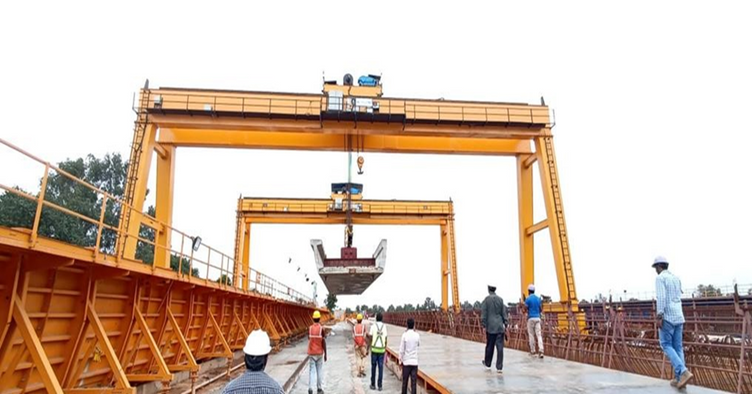
#> input picture assets/company/pdf1-img-117.png, 752 x 394 px; its folder holds 5 pictures in this run
$ python make_assets.py
#> lines starting #> are read from the running program, lines starting #| are printed output that depends on the picture
#!/usr/bin/env python3
"""
SVMH asset pipeline.

Turns the real plant photography in ../assets/company into the build assets the
DNA grammar needs:
  * S2 cut-outs  -> transparent PNG, background flood-filled away
  * media / hero -> 4:3 (and 3:2) JPEGs, centre-weighted crop, LANCZOS

No generated imagery. Every output traces to one source frame.
"""
import os
from PIL import Image
import numpy as np
from scipy import ndimage

# Paths are derived from this file's location, so the script runs from anywhere
# and survives the project being moved or cloned.
HERE = os.path.dirname(os.path.abspath(__file__))
PROJECT = os.path.dirname(HERE)                 # svmh-v2/
SRC = os.path.normpath(os.path.join(PROJECT, "..", "assets", "company"))
OUT = os.path.join(PROJECT, "03_BUILD", "assets", "img")

# Assets are filed by the role they play in the DNA grammar, matching the
# subfolders 04_TEST/static/test_assets.py enforces. A destination is written
# "category/name.ext"; the category folder is created on demand.
CATEGORIES = ("cutouts", "bands", "cards", "people")
for _cat in CATEGORIES:
    os.makedirs(os.path.join(OUT, _cat), exist_ok=True)
#> in photo, im is the input picture: PIL image 752x394 RGB; mean R, G, B 209.7, 190.1, 176.7


def dest(rel):
    """Resolve 'cards/foo.jpg' under OUT, refusing an uncategorised name."""
    cat = rel.split("/")[0] if "/" in rel else None
    if cat not in CATEGORIES:
        raise ValueError(
            f"'{rel}' needs a category prefix, one of {CATEGORIES}. "
            "Flat writes into assets/img are rejected on purpose."
        )
    return os.path.join(OUT, rel)


def crop_to(im, ratio, anchor=0.5):
    """Centre-weighted crop to `ratio` (w/h). anchor = vertical focus 0..1."""
#> called with ratio = 1.5, anchor = 0.45
    w, h = im.size
#> w = 752; h = 394
    target = ratio
    cur = w / h
#> cur = 1.91
    if cur > target:                      # too wide -> trim sides
        nw = int(round(h * target))
#> nw = 591
        x = (w - nw) // 2
#> x = 80
        box = (x, 0, x + nw, h)
#> box = (80, 0, 671, 394)
    else:                                 # too tall -> trim top/bottom
        nh = int(round(w / target))
        y = int(round((h - nh) * anchor))
        y = max(0, min(y, h - nh))
        box = (0, y, w, y + nh)
    return im.crop(box)
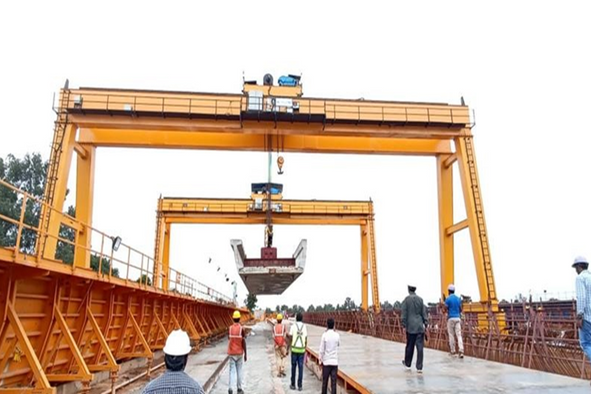
#> returned value: PIL image 591x394 RGB; mean R, G, B 211.6, 191.4, 177


def photo(src, dst, size, ratio, anchor=0.5, quality=86):
    im = Image.open(os.path.join(SRC, src)).convert("RGB")
    im = crop_to(im, ratio, anchor)
    im = im.resize(size, Image.LANCZOS)
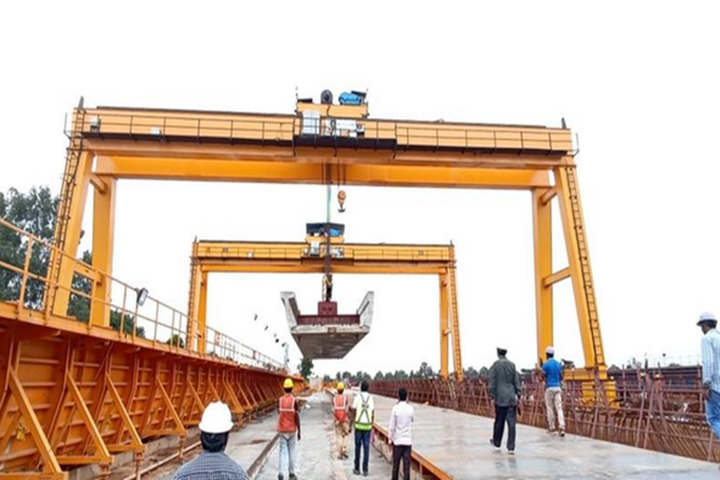
#> im: PIL image 1440x960 RGB (shown at 1/2 size); mean R, G, B 211.6, 191.4, 177
    p = dest(dst)
    im.save(p, "JPEG", quality=quality, optimize=True, progressive=True)
    print("photo  %-42s %s  <- %s" % (dst, im.size, src))
#| photo  bands/hero-goliath-lifting-load.jpg        (1440, 960)  <- pdf1-img-117.png


# [55 lines left out: function keyout, not called in this run]


# ---------------------------------------------------------------- cut-outs (S2)
# OWNED BY make_cutouts.py. The border-connected flood fill below could not
# isolate an outdoor subject (it kept the dirt apron, grass and a background
# crawler crane), so cut-outs moved to chroma masking in make_cutouts.py.
# Left here disabled so this script never clobbers the tuned PNGs.
#   keyout("pdf1-img-118.png", "cutouts/cutout-goliath-gantry.png", "light", 62)
#   keyout("pdf2-img-003.jpg", "cutouts/cutout-crab-unit.png", "dark", 70)

# ------------------------------------------------------------- hero + wide bands
# goliath lifting a segment mould, workers in hi-vis: the "real load" frame.
# NOTE: 117 is the loaded goliath, 119 is the empty green-floor bay. An earlier
# revision had these two reversed; verified against the source frames.
photo("pdf1-img-117.png", "bands/hero-goliath-lifting-load.jpg", (1440, 960), 3 / 2, 0.45)
photo("pdf1-img-117.png", "bands/band-goliath-lifting-load.jpg", (1600, 800), 2 / 1, 0.42)
#> call 2 of crop_to, with ratio = 2, anchor = 0.42
#> in crop_to (call 2), `return im.crop(box)`:
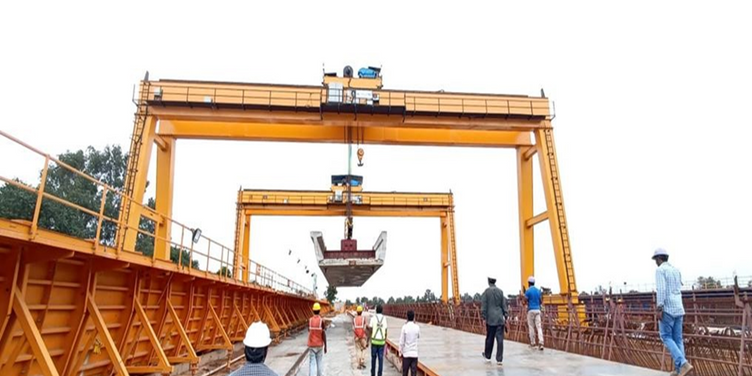
#> returned value: PIL image 752x376 RGB; mean R, G, B 209.8, 189.8, 176
#| photo  bands/band-goliath-lifting-load.jpg        (1600, 800)  <- pdf1-img-117.png
# fabrication bay with a yellow EOT overhead
photo("pdf3-img-042.png", "bands/band-fabrication-bay-eot.jpg", (1600, 800), 2 / 1, 0.5)
#> (the run stopped early here; a loop or call above may not have finished)
